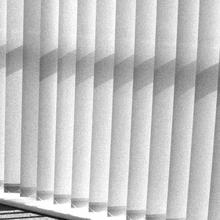
%> input picture 3. term/ISS/xvales03.bmp, 220 x 220 px, shrunk from 512 x 512 before the run
$ octave solution.m   (GNU Octave 9; MATLAB toolbox functions it lacks are replaced by stand-ins)
%> lines starting %> are read from the running program, lines starting %| are printed output that depends on the picture
iptsetpref('UseIPPL',false);
I = double(imread('xvales03.bmp'));
%> I: size 220x220 double; min 10, max 255, mean 195.4; mean of the top-left, top-right, bottom-left and bottom-right quarters 192.1, 185.9, 203.1, 200.5
r = size(I,1);
%> r = 220
c = size(I,2);
%> c = 220
I2 = zeros(r, c);
H = [-0.5 -0.5 -0.5; -0.5 5.0 -0.5; -0.5 -0.5 -0.5];
for x = 1:r
    for y = 1:c
        for a = 1:3
            for b = 1:3
                if((x - 2 + a ~= 0) &&  (x - 2 + a ~= r + 1) && (y - 2 + b ~= 0) && (y - 2 + b ~= c + 1))
                    I2(x,y) = I2(x,y) + H(a,b) * (I(x - 2 + a,y - 2 + b));
                end;
            end;
        end;
    end;
end;
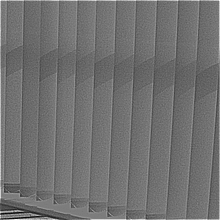
%> I2: size 220x220 double; min -307, max 839.5, mean 200.7; drawn with min black and max white
I2 = uint8(I2);
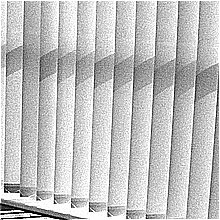
%> I2: size 220x220 uint8; min 0, max 255, mean 193.8
imwrite(uint8(I2),'step1.bmp');

I3 = zeros(r, c);
for x = 1:r
    for y = 1:c
        I3(x,y) = I2(x,c-y+1);
    end;
end;
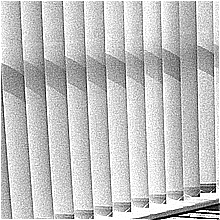
%> I3: size 220x220 double; min 0, max 255, mean 193.8; mean of the top-left, top-right, bottom-left and bottom-right quarters 185.1, 191.1, 198.7, 200.4
I3 = uint8(I3);
imwrite(uint8(I3),'step2.bmp');

I4 = zeros(r, c);
I4 = medfilt2(I3, [5 5]);
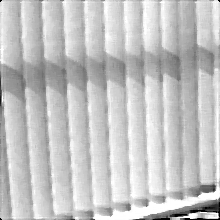
%> I4: size 220x220 uint8; min 0, max 255, mean 195.5
imwrite(uint8(I4),'step3.bmp');

I5 = zeros(r, c);
H = [1/49 1/49 1/49 1/49 1/49; 1/49 3/49 3/49 3/49 1/49; 1/49 3/49 9/49 3/49 1/49; 1/49 3/49 3/49 3/49 1/49; 1/49 1/49 1/49 1/49 1/49];
% [11 lines of commented-out code are left out]
I5 = imfilter(I4, H);
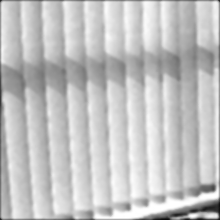
%> I5: size 220x220 uint8; min 10, max 255, mean 194.2
I5 = uint8(I5);
imwrite(uint8(I5),'step4.bmp');

I6 = zeros(r, c);
for x = 1:r
    for y = 1:c
        I6(x,y) = I5(x,c-y+1);
    end;
end;
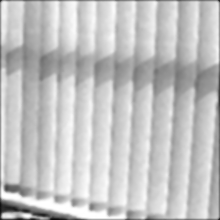
%> I6: size 220x220 double; min 10, max 255, mean 194.2; mean of the top-left, top-right, bottom-left and bottom-right quarters 190.8, 184.8, 201.9, 199.3


chyba = 0;
for x = 1:r
    for y = 1:c
        chyba = chyba + abs(I(x,y) - I6(x,y));
    end;
end;
%> after the loop, chyba = 373804
chyba = chyba / (r*c)
%> chyba = 7.72

mn = min(reshape(im2double(I5),[r*c,1]));
%> mn = 0.0392
mx = max(reshape(im2double(I5),[r*c,1]));
%> mx = 1

I7 = zeros(r, c);
% [5 lines of commented-out code are left out]
I7 = imadjust(I5, [mn; mx], [0.0; 1.0]);
I7 = im2uint8(I7);
imwrite(I7,'step5.bmp');

mean_no_hist = mean(mean(I5))
%> mean_no_hist = 194.2
std_no_hist= std(reshape(double(I5),[r*c,1]))
%> std_no_hist = 32.01
mean_hist= mean(mean(I7))
%> mean_hist = 191.7
std_hist= std(reshape(double(I7),[r*c,1]))
%> std_hist = 33.32

I8 = zeros(r, c);
N = 2;
a = 0;
b = 255;
for x = 1:r
    for y = 1:c
        I8(x,y) = round(((2^N)-1)*(double(I7(x,y))-a)/(b-a))*(b-a)/((2^N)-1) + a;
    end;
end;
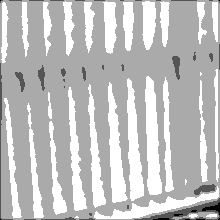
%> I8: size 220x220 double; min 0, max 255, mean 190.8
I8 = uint8(I8);
%> I8: size 220x220 uint8
imwrite(uint8(I8),'step6.bmp');

% [25 lines of commented-out code are left out]
